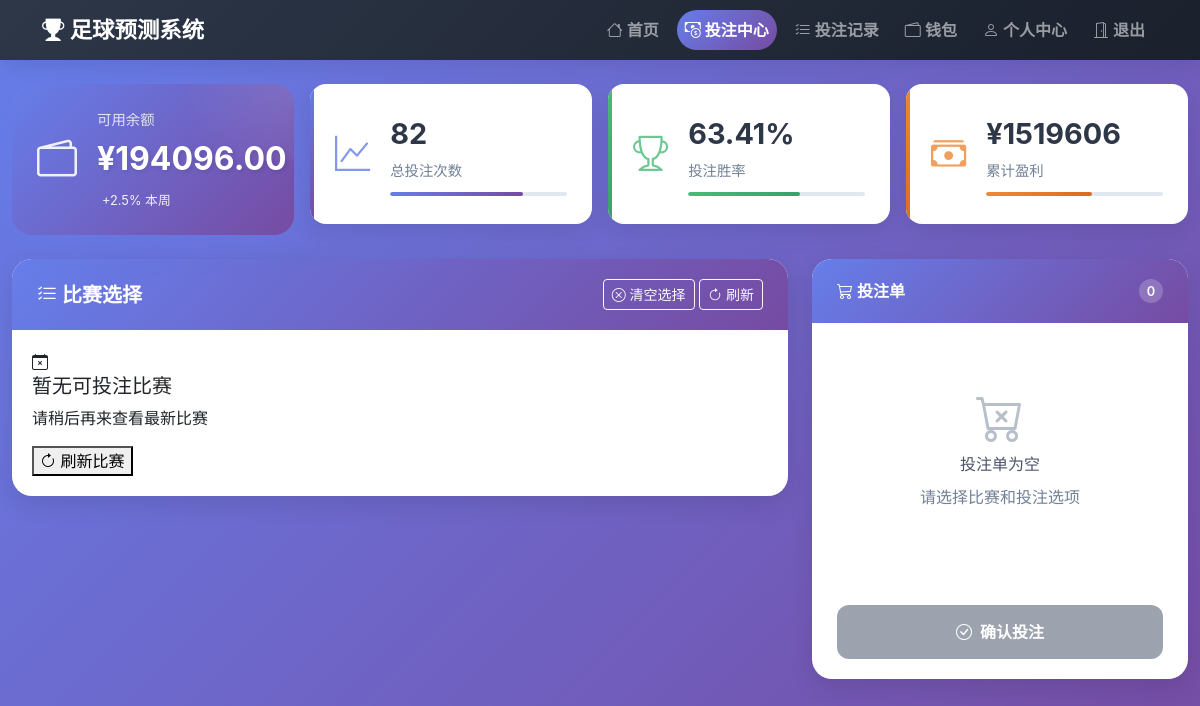
The app's page /betting (signed in), older data.
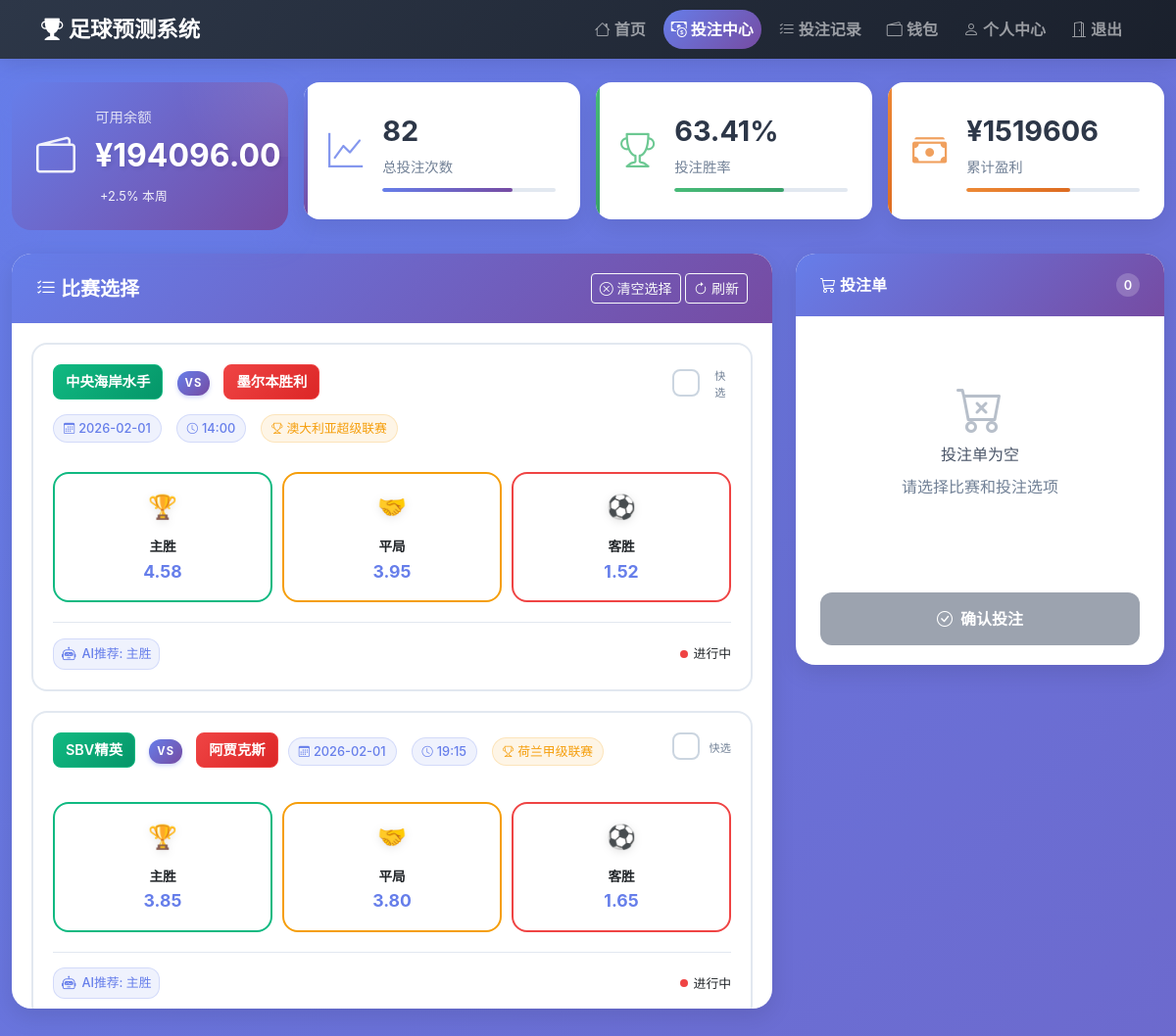
The same page, newer data.
### tables this page shows
CREATE TABLE wallets (
            id INTEGER PRIMARY KEY AUTOINCREMENT,
            user_id INTEGER UNIQUE NOT NULL,
            balance REAL DEFAULT 1000.0,
            total_bet REAL DEFAULT 0.0,
            total_win REAL DEFAULT 0.0,
            total_loss REAL DEFAULT 0.0,
            created_at DATETIME DEFAULT CURRENT_TIMESTAMP,
            updated_at DATETIME DEFAULT CURRENT_TIMESTAMP,
            FOREIGN KEY (user_id) REFERENCES users (id) ON DELETE CASCADE
        );

CREATE TABLE predictions (
                    match_id TEXT PRIMARY KEY,
                    match_date TEXT NOT NULL,
                    match_time TEXT NOT NULL,
                    league TEXT,
                    home_team TEXT,
                    away_team TEXT,
                    ml_prediction TEXT,
                    ml_win_prob REAL,
                    ml_draw_prob REAL,
                    ml_lose_prob REAL,
                    ml_predicted_score TEXT,
                    ml_total_goals_range TEXT,
                    dl_prediction TEXT,
                    dl_win_prob REAL,
                    dl_draw_prob REAL,
                    dl_lose_prob REAL,
                    dl_predicted_score TEXT,
                    dl_total_goals_range TEXT,
                    actual_result TEXT,
                    real_match_id TEXT,
                    ai_prediction TEXT,
                    ai_win_rate REAL,
                    ai_reason TEXT,
                    actual_score TEXT,
                    actual_total_goals INTEGER,
                    actual_home_goals INTEGER,
                    actual_away_goals INTEGER
                , win_odds REAL, draw_odds REAL, lose_odds REAL, last_updated DATETIME);

### app.py (the view)
@app.route('/betting')
@login_required
def betting_center():
    user_id = session['user_id']
    wallet = get_user_wallet(user_id)
    betting_stats = get_betting_statistics(user_id)
    recent_bets = get_user_betting_records(user_id, 10)
    conn = get_db_connection()
    today_str = datetime.now().strftime('%Y-%m-%d')
    available_matches = conn.execute(
        "SELECT * FROM predictions WHERE match_date >= ? ORDER BY match_date, match_time", (today_str,)
    ).fetchall()
    conn.close()
    matches = [dict_from_row(match) for match in available_matches]
    matches = filter_active_matches(matches) # 过滤已结束的比赛
    return render_template('betting.html',
                         wallet=wallet,
                         betting_stats=betting_stats,
                         recent_bets=recent_bets,
                         matches=matches)

### app.py (called while the page is built)
def get_db_connection():
    conn = sqlite3.connect(DB_FILE)
    conn.row_factory = sqlite3.Row  # 这使得查询结果可以像字典一样访问列
    return conn

def dict_from_row(row):
    if row is None:
        return None
    return dict(zip(row.keys(), row))

def get_user_wallet(user_id):
    conn = get_db_connection()
    wallet = conn.execute(
        "SELECT * FROM wallets WHERE user_id = ?", (user_id,)
    ).fetchone()
    conn.close()
    return dict_from_row(wallet) if wallet else None

def get_user_betting_records(user_id, limit=20):
    conn = get_db_connection()
    records = conn.execute('''
        SELECT * FROM betting_records
        WHERE user_id = ?
        ORDER BY bet_time DESC
        LIMIT ?
    ''', (user_id, limit)).fetchall()
    conn.close()
    return [dict_from_row(record) for record in records]

def login_required(f):
    @wraps(f)
    def decorated_function(*args, **kwargs):
        if 'user_id' not in session:
            return redirect(url_for('login'))
        return f(*args, **kwargs)
    return decorated_function

def is_match_finished(match_date, match_time):
    try:
        match_datetime_str = match_date + ' ' + match_time
        match_datetime = datetime.strptime(match_datetime_str, '%Y-%m-%d %H:%M')
        match_end_time = match_datetime + timedelta(hours=2)
        current_time = datetime.now()
        return current_time > match_end_time
    except (ValueError, TypeError):
        return False

def filter_active_matches(matches):
    active_matches = []
    for match in matches:
        if not is_match_finished(match.get('match_date', ''), match.get('match_time', '')):
            active_matches.append(match)
    return active_matches

### templates/betting.html (shortened to what this page needs)
<!DOCTYPE html>
<html lang="zh-CN">
<head>
    <link href="{{ url_for('static', filename='css/bootstrap.min.css') }}" rel="stylesheet">
    <link rel="stylesheet" href="{{ url_for('static', filename='css/bootstrap-icons.css') }}">
</head>
<body>
    <nav class="navbar navbar-expand-lg navbar-dark bg-dark">
        <div class="container">
            <a class="navbar-brand" href="{{ url_for('index') }}">
                <i class="bi bi-trophy-fill"></i> 足球预测系统
            </a>
            <div class="navbar-nav ms-auto">
                <a class="nav-link" href="{{ url_for('index') }}">
                    <i class="bi bi-house"></i> 首页
                </a>
                <a class="nav-link active" href="{{ url_for('betting_center') }}">
                    <i class="bi bi-cash-coin"></i> 投注中心
                </a>
                <a class="nav-link" href="{{ url_for('betting_records') }}">
                    <i class="bi bi-list-check"></i> 投注记录
                </a>
                <a class="nav-link" href="{{ url_for('wallet') }}">
                    <i class="bi bi-wallet2"></i> 钱包
                </a>
                <a class="nav-link" href="{{ url_for('profile') }}">
                    <i class="bi bi-person"></i> 个人中心
                </a>
                <a class="nav-link" href="{{ url_for('logout') }}" onclick="return confirm('确定要退出吗？')">
                    <i class="bi bi-door-open"></i> 退出
                </a>
            </div>
        </div>
    </nav>
    <div class="container-fluid mt-4">
        <div class="dashboard-header mb-4">
            <div class="row g-3">
                <div class="col-lg-3 col-md-6">
                    <div class="wallet-card">
                        <div class="wallet-icon">
                            <i class="bi bi-wallet2"></i>
                        </div>
                        <div class="wallet-content">
                            <div class="wallet-label">可用余额</div>
                            <div class="wallet-amount">¥{{ "%.2f"|format(wallet.balance) if wallet else "0.00" }}</div>
                            <div class="wallet-change">
                                <span>+2.5% 本周</span>
                            </div>
                        </div>
                    </div>
                </div>
                <div class="col-lg-3 col-md-6">
                    <div class="stats-card stats-card-primary">
                        <div class="stats-icon">
                            <i class="bi bi-graph-up"></i>
                        </div>
                        <div class="stats-content">
                            <div class="stats-number">{{ betting_stats.total_bets or 0 }}</div>
                            <div class="stats-label">总投注次数</div>
                            <div class="stats-progress">
                                <div class="progress-bar" style="width: 75%"></div>
                            </div>
                        </div>
                    </div>
                </div>
                <div class="col-lg-3 col-md-6">
                    <div class="stats-card stats-card-success">
                        <div class="stats-icon">
                            <i class="bi bi-trophy"></i>
                        </div>
                        <div class="stats-content">
                            <div class="stats-number">{{ betting_stats.win_rate or 0 }}%</div>
                            <div class="stats-label">投注胜率</div>
                            <div class="stats-progress">
                                <div class="progress-bar" style="width: {{ betting_stats.win_rate or 0 }}%"></div>
                            </div>
                        </div>
                    </div>
                </div>
                <div class="col-lg-3 col-md-6">
                    <div class="stats-card stats-card-warning">
                        <div class="stats-icon">
                            <i class="bi bi-cash-stack"></i>
                        </div>
                        <div class="stats-content">
                            <div class="stats-number">¥{{ "%.0f"|format(betting_stats.total_win_amount or 0) }}</div>
                            <div class="stats-label">累计盈利</div>
                            <div class="stats-progress">
                                <div class="progress-bar" style="width: 60%"></div>
                            </div>
                        </div>
                    </div>
                </div>
            </div>
        </div>
        <div class="row">
            <div class="col-lg-8 mb-4">
                <div class="betting-panel">
                    <div class="panel-header">
                        <h5><i class="bi bi-list-check"></i> 比赛选择</h5>
                        <div class="panel-actions">
                            <button class="btn btn-sm btn-outline-light" onclick="clearAllSelections()">
                                <i class="bi bi-x-circle"></i> 清空选择
                            </button>
                            <button class="btn btn-sm btn-outline-light" onclick="refreshMatches()">
                                <i class="bi bi-arrow-clockwise"></i> 刷新
                            </button>
                        </div>
                    </div>
                    <div class="match-grid">
                        {% if matches %}
                            {% for match in matches[:12] %}
                            <div class="match-item" data-match-id="{{ match.match_id }}">
                                <div class="match-header">
                                    <div class="match-info">
                                        <div class="match-teams">
                                            <span class="team-badge home">{{ match.home_team }}</span>
                                            <span class="vs-indicator">VS</span>
                                            <span class="team-badge away">{{ match.away_team }}</span>
                                        </div>
                                        <div class="match-details">
                                            <span class="detail-chip">
                                                <i class="bi bi-calendar3"></i>
                                                {{ match.match_date }}
                                            </span>
                                            <span class="detail-chip">
                                                <i class="bi bi-clock"></i>
                                                {{ match.match_time }}
                                            </span>
                                            <span class="detail-chip league">
                                                <i class="bi bi-trophy"></i>
                                                {{ match.league }}
                                            </span>
                                        </div>
                                    </div>
                                    <div class="match-selector">
                                        <div class="custom-checkbox" onclick="toggleMatchSelection('{{ match.match_id }}')" title="快速选择/取消该比赛">
                                        </div>
                                        <span class="selector-label">快选</span>
                                    </div>
                                </div>
                                <div class="betting-section">
                                    <div class="betting-options">
                                        <div class="bet-card win" data-option="胜" data-odds="{{ match.win_odds or 2.1 }}"
                                             onclick="selectBetOption('{{ match.match_id }}', '{{ match.home_team }}', '{{ match.away_team }}', '{{ match.league }}', '{{ match.match_date }}', '{{ match.match_time }}', '胜', {{ match.win_odds or 2.1 }}, this)">
                                            <div class="bet-icon">🏆</div>
                                            <div class="bet-info">
                                                <div class="bet-label">主胜</div>
                                                <div class="bet-odds">{{ "%.2f"|format(match.win_odds or 2.1) }}</div>
                                            </div>
                                        </div>
                                        <div class="bet-card draw" data-option="平" data-odds="{{ match.draw_odds or 3.2 }}"
                                             onclick="selectBetOption('{{ match.match_id }}', '{{ match.home_team }}', '{{ match.away_team }}', '{{ match.league }}', '{{ match.match_date }}', '{{ match.match_time }}', '平', {{ match.draw_odds or 3.2 }}, this)">
                                            <div class="bet-icon">🤝</div>
                                            <div class="bet-info">
                                                <div class="bet-label">平局</div>
                                                <div class="bet-odds">{{ "%.2f"|format(match.draw_odds or 3.2) }}</div>
                                            </div>
                                        </div>
                                        <div class="bet-card lose" data-option="负" data-odds="{{ match.lose_odds or 2.8 }}"
                                             onclick="selectBetOption('{{ match.match_id }}', '{{ match.home_team }}', '{{ match.away_team }}', '{{ match.league }}', '{{ match.match_date }}', '{{ match.match_time }}', '负', {{ match.lose_odds or 2.8 }}, this)">
                                            <div class="bet-icon">⚽</div>
                                            <div class="bet-info">
                                                <div class="bet-label">客胜</div>
                                                <div class="bet-odds">{{ "%.2f"|format(match.lose_odds or 2.8) }}</div>
                                            </div>
                                        </div>
                                    </div>
                                </div>
                                <div class="match-meta">
                                    <div class="ai-recommendation">
                                        <i class="bi bi-robot"></i>
                                        <span>AI推荐: 主胜</span>
                                    </div>
                                    <div class="match-status">
                                        <span class="status-indicator live"></span>
                                        <span>进行中</span>
                                    </div>
                                </div>
                            </div>
                            {% endfor %}
                        {% else %}
                            <div class="empty-matches">
                                <div class="empty-icon">
                                    <i class="bi bi-calendar-x"></i>
                                </div>
                                <h5>暂无可投注比赛</h5>
                                <p>请稍后再来查看最新比赛</p>
                                <button class="btn-refresh" onclick="refreshMatches()">
                                    <i class="bi bi-arrow-clockwise"></i>
                                    刷新比赛
                                </button>
                            </div>
                        {% endif %}
                    </div>
                </div>
            </div>
            <div class="col-lg-4 mb-4">
                <div class="betting-cart">
                    <div class="cart-header">
                        <h6><i class="bi bi-cart3"></i> 投注单</h6>
                        <div class="cart-badge" id="cartCount">0</div>
                    </div>
                    <div class="cart-content" id="cartContent">
                    </div>
                    <div style="padding: 20px 25px;">
                        <button class="place-bet-btn" id="placeBetBtn" onclick="placeBatchBets()" disabled>
                            <i class="bi bi-check-circle"></i>
                            确认投注
                        </button>
                    </div>
                </div>
            </div>
        </div>
    </div>
</body>
</html>

Row changes from the older to the newer data that the page shows:
now on this page (row edited): predictions: home_team "中央海岸水手", away_team "墨尔本胜利", match_date "2026-02-01", match_time "14:00", league "澳大利亚超级联赛", win_odds "4.58", draw_odds "3.95", lose_odds "1.52"
now on this page (row edited): predictions: home_team "SBV精英", away_team "阿贾克斯", match_date "2026-02-01", match_time "19:15", league "荷兰甲级联赛", win_odds "3.85", draw_odds "3.80", lose_odds "1.65"
Text that changed along with them:
text no longer shown: "暂无可投注比赛 请稍后再来查看最新比赛 刷新比赛"
